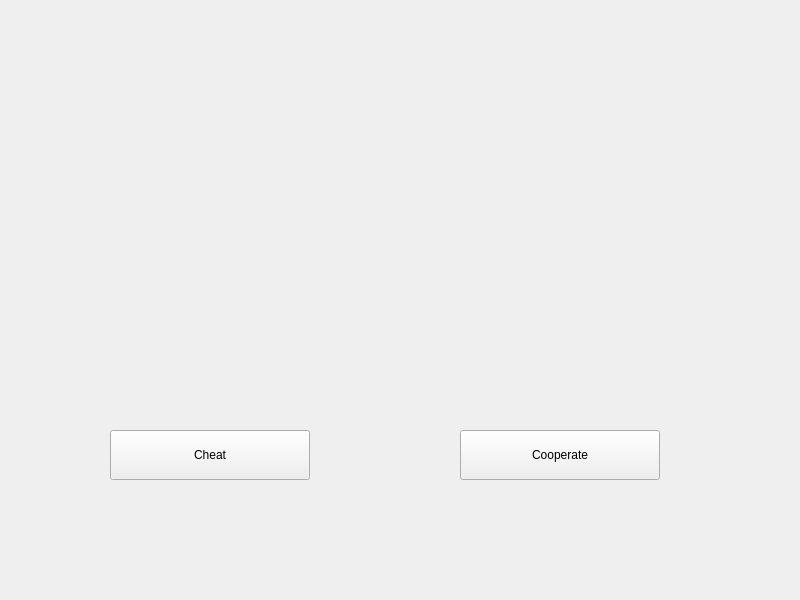
<?xml version="1.0" encoding="UTF-8"?>
<ui version="4.0">
 <class>page_2players</class>
 <widget class="QWidget" name="page_2players">
  <property name="geometry">
   <rect>
    <x>0</x>
    <y>0</y>
    <width>800</width>
    <height>600</height>
   </rect>
  </property>
  <property name="windowTitle">
   <string>Form</string>
  </property>
  <widget class="QPushButton" name="cheatButton">
   <property name="geometry">
    <rect>
     <x>110</x>
     <y>430</y>
     <width>200</width>
     <height>50</height>
    </rect>
   </property>
   <property name="text">
    <string>Cheat</string>
   </property>
   <property name="autoDefault">
    <bool>false</bool>
   </property>
   <property name="default">
    <bool>false</bool>
   </property>
   <property name="flat">
    <bool>false</bool>
   </property>
  </widget>
  <widget class="QPushButton" name="cooperateButton">
   <property name="geometry">
    <rect>
     <x>460</x>
     <y>430</y>
     <width>200</width>
     <height>50</height>
    </rect>
   </property>
   <property name="text">
    <string>Cooperate</string>
   </property>
  </widget>
 </widget>
 <resources/>
 <connections/>
</ui>
